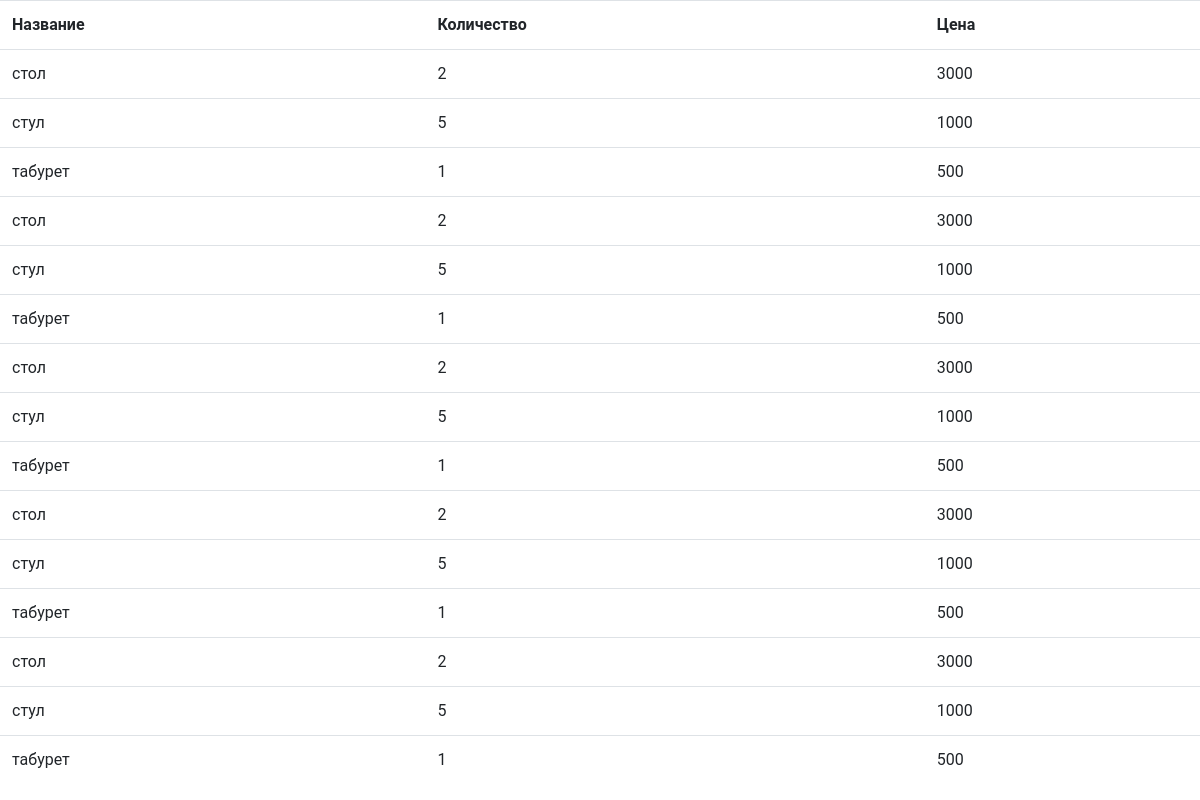
/index, run on the app's committed database.
### tables this page shows
CREATE TABLE equipment(
   id INT PRIMARY KEY,
   name TEXT,
   quantity INTEGER,
   price INTEGER);

### main.py (the view)
@app.route('/')
@app.route('/index')
def index():
    with sq.connect('test.db') as con:
        cur = con.cursor()
        cur.execute("""SELECT * FROM equipment""")
        data = cur.fetchall()
    return render_template('test.html', data=data)

### templates/test.html (shortened to what this page needs)
<!DOCTYPE html>
<html lang="ru">
<head>
    <link rel="stylesheet" href="static/bootstrap.min.css">
</head>
<body>
    <table class="table">
        <tr>
            <th scope="col">
                Название
            </th>
            <th scope="col">
                Количество
            </th>
            <th scope="col">
                Цена
            </th scope="col">
        </tr>
        {% for i in data %}
          <tr>
            <td scope="row">{{i[1]}}</td>
            <td>{{i[2]}}</td>
            <td>{{i[3]}}</td>
          </tr>
        {% endfor %}
        </table>
</body>
</html>

### data on the page
equipment: name "табурет", quantity "1", price "500"

### other printed values
{{ i[1] }} "стол" "стул" "стол" "стул" "стол" "стул" "стол" "стул" "стол" "стул"
{{ i[2] }} "2" "5" "2" "5" "2" "5" "2" "5" "2" "5"
{{ i[3] }} "3000" "1000" "3000" "1000" "3000" "1000" "3000" "1000" "3000" "1000"
